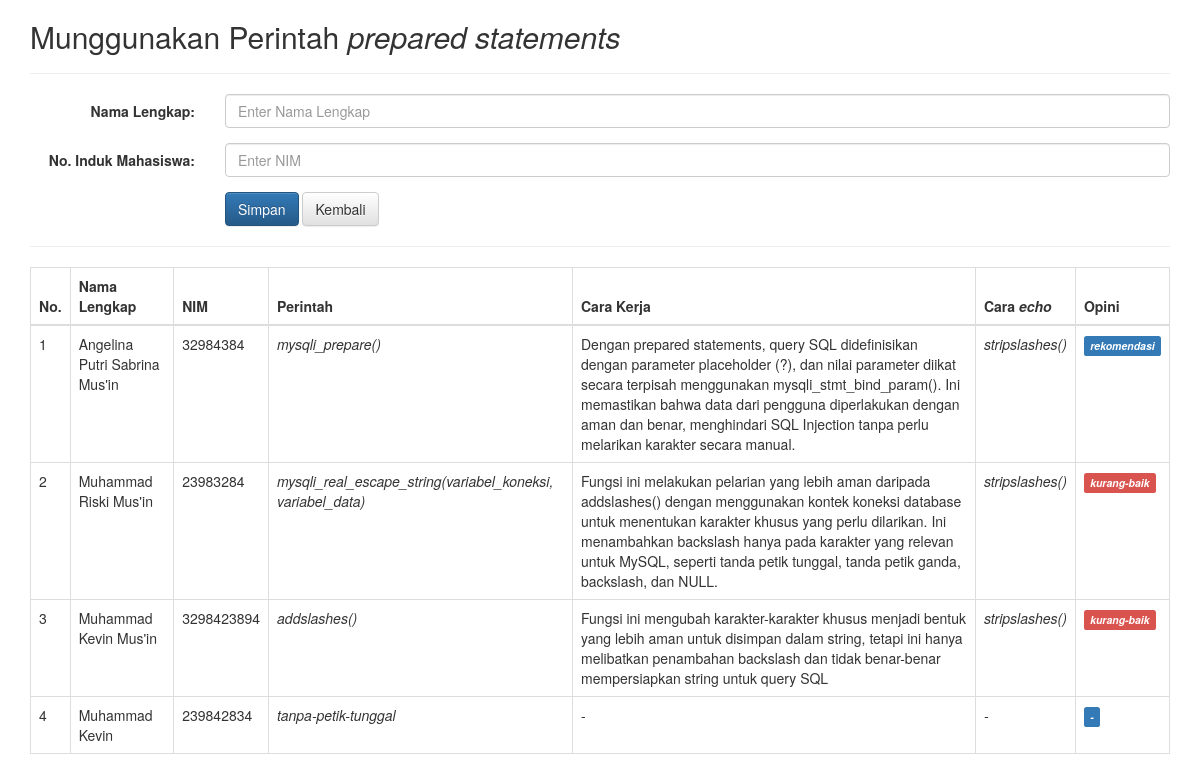
The page /mysqli_prepare.php on the database its author committed.
### tables this page shows
CREATE TABLE `mahasiswa` (
  `id` int(11) NOT NULL,
  `nama` varchar(225) NOT NULL,
  `nim` varchar(225) NOT NULL,
  `perintah` enum('tanpa-petik-tunggal','addslashes()','mysqli_real_escape_string(variabel_koneksi, variabel_data)','mysqli_prepare()') NOT NULL,
  `cara_kerja` text,
  `tipsecho` enum('-','stripslashes()') NOT NULL,
  `status` enum('-','kurang-baik','rekomendasi') NOT NULL
);

### koneksi/index.php (called while the page is built, shortened)
<?php
$url = "http://localhost:1975/petik-tunggal/";

### mysqli_prepare.php (the view, shortened to what this page needs)
<?php
include "koneksi/index.php";
?>
<!DOCTYPE html>
<html lang="en">
<head>
    <link rel="stylesheet" href="https://cdn.jsdelivr.net/npm/bootstrap@3.3.7/dist/css/bootstrap.min.css">
    <link rel="stylesheet" href="https://cdn.jsdelivr.net/npm/bootstrap@3.3.7/dist/css/bootstrap-theme.min.css">
</head>
<body>
    <div class="container">
        <h2>Munggunakan Perintah <i>prepared statements</i></h2>
        <hr>
        <form method="post" class="form-horizontal">
            <div class="form-group">
                <label class="control-label col-sm-2" for="nama">Nama Lengkap:</label>
                <div class="col-sm-10">
                    <input type="text" class="form-control" id="nama" placeholder="Enter Nama Lengkap" name="nama">
                </div>
            </div>
            <div class="form-group">
                <label class="control-label col-sm-2" for="nim">No. Induk Mahasiswa:</label>
                <div class="col-sm-10">
                    <input type="text" class="form-control" id="nim" placeholder="Enter NIM" name="nim">
                </div>
            </div>
            <div class="form-group">
                <div class="col-sm-offset-2 col-sm-10">
                    <button type="submit" name="BtnSimpan" class="btn btn-primary">Simpan</button>
                    <a href="<?= $url; ?>" class="btn btn-default">Kembali</a>
                </div>
            </div>
        </form>
        <hr>
        <table class="table table-bordered">
            <thead>
                <tr>
                    <th>No.</th>
                    <th>Nama Lengkap</th>
                    <th>NIM</th>
                    <th>Perintah</th>
                    <th>Cara Kerja</th>
                    <th>Cara <i>echo</i></th>
                    <th>Opini</th>
                </tr>
            </thead>
            <tbody>
                <?php
                $no = 1;
                $perintah_query_select = mysqli_query($koneksi, "select * from mahasiswa order by id desc");
                while ($data = mysqli_fetch_array($perintah_query_select)) {
                ?>
                    <tr>
                        <td><?= $no++ ?></td>
                        <td><?= stripslashes($data['nama']) ?></td>
                        <td><?= $data['nim'] ?></td>
                        <td><i><?= $data['perintah'] ?></i></td>
                        <td><?= $data['cara_kerja'] ?></td>
                        <td><i><?= $data['tipsecho'] ?></i></td>
                        <td>
                            <i>
                                <span class="label <?php if ($data['status'] == "kurang-baik") {
                                                        echo "label-danger";
                                                    } else {
                                                        echo "label-primary";
                                                    } ?>"><?= $data['status'] ?>
                                </span>
                            </i>
                        </td>
                    </tr>
                <?php
                }
                ?>
            </tbody>
        </table>
    </div>
</body>
</html>

### rows shown on the page
mahasiswa: nama "Angelina Putri Sabrina Mus'in", nim "32984384", perintah "mysqli_prepare()", cara_kerja "Dengan prepared statements, query SQL didefinisikan dengan parameter placeholder (?), dan nilai parameter diikat secara terpisah menggunakan mysqli_stmt_bind_param(). Ini memastikan bahwa data dari pengguna diperlakukan dengan aman dan benar, menghindari SQL Injection tanpa perlu melarikan karakter secara manual.", tipsecho "stripslashes()", status "rekomendasi"
mahasiswa: nama "Muhammad Riski Mus'in", nim "23983284", perintah "mysqli_real_escape_string(variabel_koneksi, variabel_data)", cara_kerja "Fungsi ini melakukan pelarian yang lebih aman daripada addslashes() dengan menggunakan kontek koneksi database untuk menentukan karakter khusus yang perlu dilarikan. Ini menambahkan backslash hanya pada karakter yang relevan untuk MySQL, seperti tanda petik tunggal, tanda petik ganda, backslash, dan NULL.", tipsecho "stripslashes()", status "kurang-baik"
mahasiswa: nama "Muhammad Kevin Mus'in", nim "3298423894", perintah "addslashes()", cara_kerja "Fungsi ini mengubah karakter-karakter khusus menjadi bentuk yang lebih aman untuk disimpan dalam string, tetapi ini hanya melibatkan penambahan backslash dan tidak benar-benar mempersiapkan string untuk query SQL", tipsecho "stripslashes()", status "kurang-baik"
mahasiswa: nama "Muhammad Kevin", nim "239842834", perintah "tanpa-petik-tunggal", cara_kerja "-", tipsecho "-", status "-"
